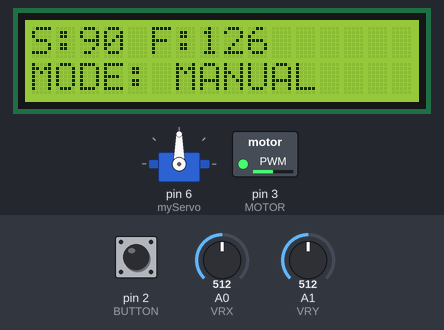
Simulated run of this sketch. Board: Arduino Uno, built with avr-gcc and run on an emulated ATmega328P. Parts: servo, 16×2 character LCD, switched loads named in the sketch (green lamp = pin HIGH). Inputs (shaded band) come from the test bench; at power-on: pin 2 (BUTTON) HIGH, A0 (VRX) = 512, A1 (VRY) = 512.

Above: at 2.0 s.
2.1 s: pin 2 (BUTTON) pulled LOW for 0.15 s
At 2.6 s:
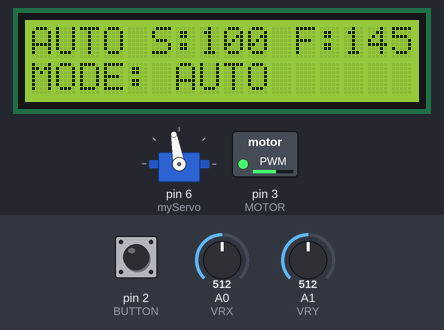
3.7 s: pin 2 (BUTTON) pulled LOW for 1 s
At 4.5 s:
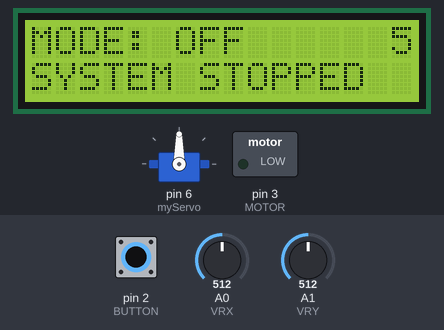
6.2 s: pin 2 (BUTTON) pulsed LOW 5 times (0.12 s each, 0.3 s apart)
At 8.0 s:
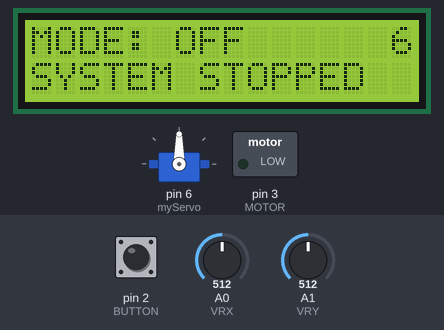
9.2 s: pin 2 (BUTTON) pulsed LOW 2 times (0.12 s each, 0.3 s apart)
At 9.36 s:
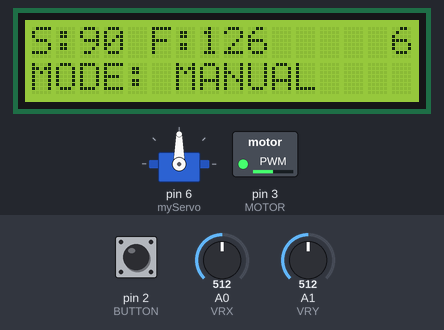
Timing chart, 0 to 19.7 s (numbered marks = the images above; inputs shaded):
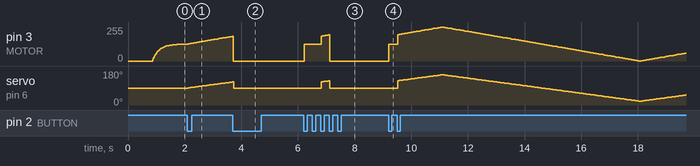

The sketch:

src.ino
```cpp
#include <Servo.h>
#include <LiquidCrystal.h>

//lcd
LiquidCrystal lcd(7, 8, 9, 10, 11, 12);

//inputs
#define VRX A0
#define VRY A1
#define MOTOR 3
#define BUTTON 2

//servo
Servo myServo;

//state
int mode = 1;

//button
bool lastButtonState = HIGH;
unsigned long lastDebounceTime = 0;

//manual
float currentFan = 0;

//auto sweep
int sweepAngle = 90;
int sweepDir = 1;
unsigned long lastSweepTime = 0;
const int sweepDelay = 30;

void setup()
{
  pinMode(MOTOR, OUTPUT);
  pinMode(BUTTON, INPUT_PULLUP);

  myServo.attach(6);
  myServo.write(90);

  lcd.begin(16, 2);
  lcd.clear();
  lcd.print("SYSTEM READY");
  delay(800);
  lcd.clear();
}

void handleButton()
{
  bool button = digitalRead(BUTTON);

  if (button == LOW && lastButtonState == HIGH &&
      millis() - lastDebounceTime > 300)
  {
    mode++;
    if (mode > 2) mode = 0;
    lastDebounceTime = millis();
  }

  lastButtonState = button;
}

void runOff()
{
  myServo.write(90);
  analogWrite(MOTOR, 0);

  lcd.setCursor(0, 0);
  lcd.print("MODE: OFF      ");
  lcd.setCursor(0, 1);
  lcd.print("SYSTEM STOPPED ");
}

void runManual()
{
  int xVal = analogRead(VRX);
  int yVal = analogRead(VRY);

  int angle = map(xVal, 0, 1023, 20, 160);
  myServo.write(angle);

  int targetFan = map(yVal, 0, 1023, 0, 255);
  targetFan = constrain(targetFan, 0, 255);

  currentFan += (targetFan - currentFan) * 0.1;
  analogWrite(MOTOR, (int)currentFan);

  lcd.setCursor(0, 0);
  lcd.print("S:");
  lcd.print(angle);
  lcd.print(" F:");
  lcd.print((int)currentFan);
  lcd.print("   ");

  lcd.setCursor(0, 1);
  lcd.print("MODE: MANUAL   ");
}

void runAuto()
{
  if (millis() - lastSweepTime >= sweepDelay)
  {
    lastSweepTime = millis();

    sweepAngle += sweepDir;

    // SAFE RADAR RANGE FIX
    if (sweepAngle >= 160 || sweepAngle <= 20)
    {
      sweepDir = -sweepDir;
    }

    myServo.write(sweepAngle);
  }

  int autoFan = map(sweepAngle, 20, 160, 0, 255);
  analogWrite(MOTOR, autoFan);

  lcd.setCursor(0, 0);
  lcd.print("AUTO S:");
  lcd.print(sweepAngle);
  lcd.print(" F:");
  lcd.print(autoFan);
  lcd.print("   ");

  lcd.setCursor(0, 1);
  lcd.print("MODE: AUTO     ");
}

void loop()
{
  handleButton();

  if (mode == 0) runOff();
  else if (mode == 1) runManual();
  else if (mode == 2) runAuto();

  delay(20);
}
```

Measured:
- after the input at 2.1 s, pin 3 (MOTOR): moves from 126/255 to 185/255 over 1.6 s, starting at once; servo on pin 6 (myServo): moves from 90° to 122° over 1.6 s, starting at once; the display: first changes at once (image 1 shows a later state)
- after the input at 3.7 s, the display: changes at once (image 2)
- after the input at 6.2 s, pin 3 (MOTOR): 0/255 → 126/255 at once, → 0/255 0.59 s later; servo on pin 6 (myServo): rises from 90° to 128° in 0.25 s, then falls to 90° in 0.05 s; the display: first changes at once (image 3 shows a later state)
- after the input at 9.2 s, the display: changes at once (image 4)
